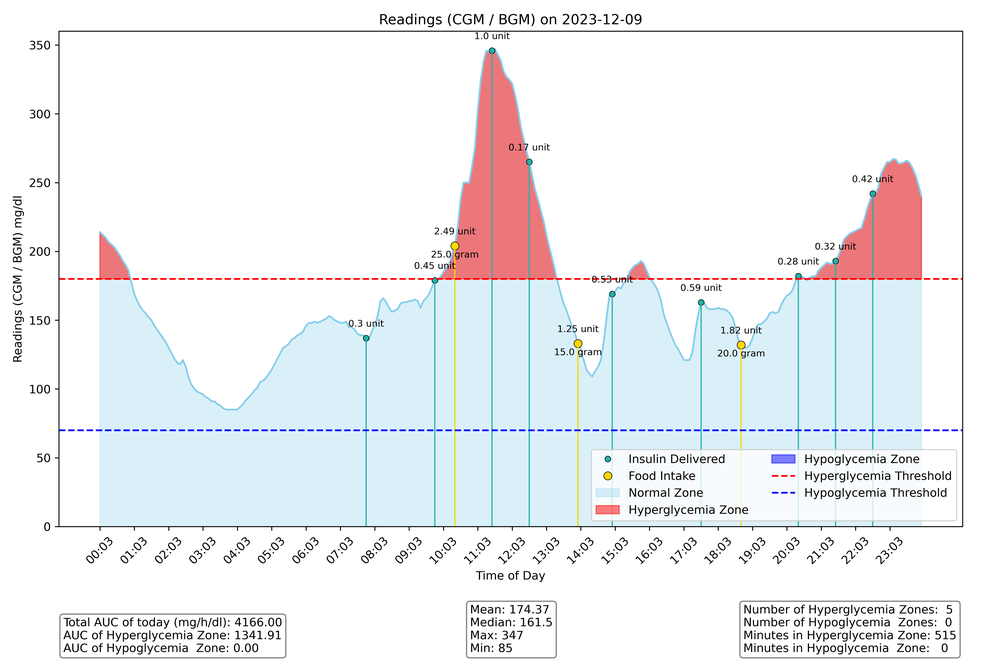
#> input picture graphs/Readings_2023-12-09.png, 1000 x 667 px, shrunk from 5400 x 3600 before the run; its folder holds 4 pictures in this run
$ python crop_bottom.py
#> lines starting #> are read from the running program, lines starting #| are printed output that depends on the picture
from PIL import Image
import os


input_folder = "graphs"


output_folder = "graphs_cropped"
os.makedirs(output_folder, exist_ok=True)


bottom_crop_ratio = 0.15

for filename in os.listdir(input_folder):

    if filename.endswith(".png") or filename.endswith(".jpg"):

        img_path = os.path.join(input_folder, filename)
        img = Image.open(img_path)
#> img is the input picture: PIL image 1000x667 RGBA; mean R, G, B, A 238.2, 239.8, 242, 255

        width, height = img.size
#> width = 1000; height = 667

        crop_height = int(height * bottom_crop_ratio)
#> crop_height = 100

        cropped = img.crop((0, 0, width, height - crop_height))
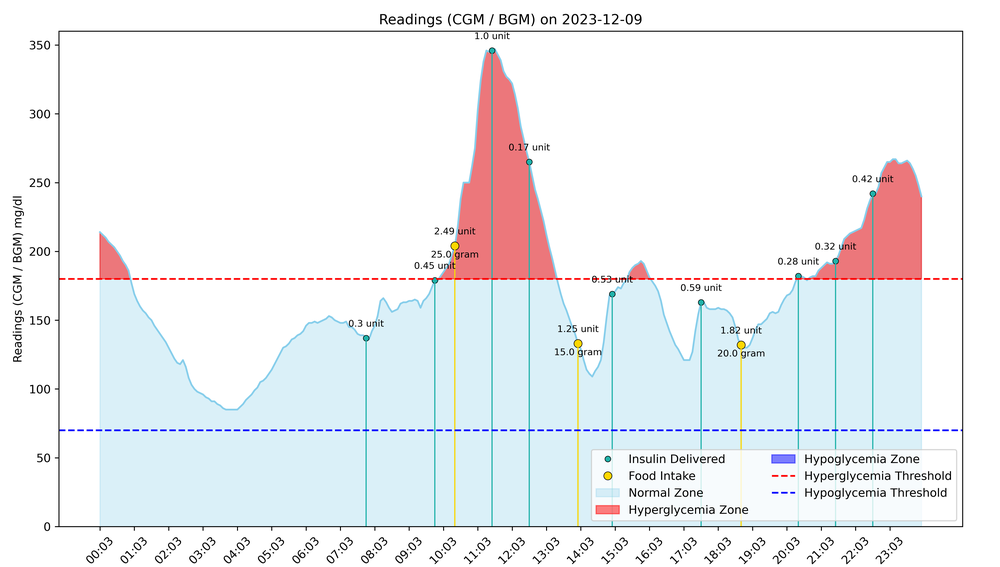
#> cropped: PIL image 1000x567 RGBA; mean R, G, B, A 237.6, 239.5, 242.1, 255

        save_path = os.path.join(output_folder, filename)
        cropped.save(save_path)

        print("Processed:", filename)
#> pass 2 of the loop `for filename in os.listdir(input_folder):`:
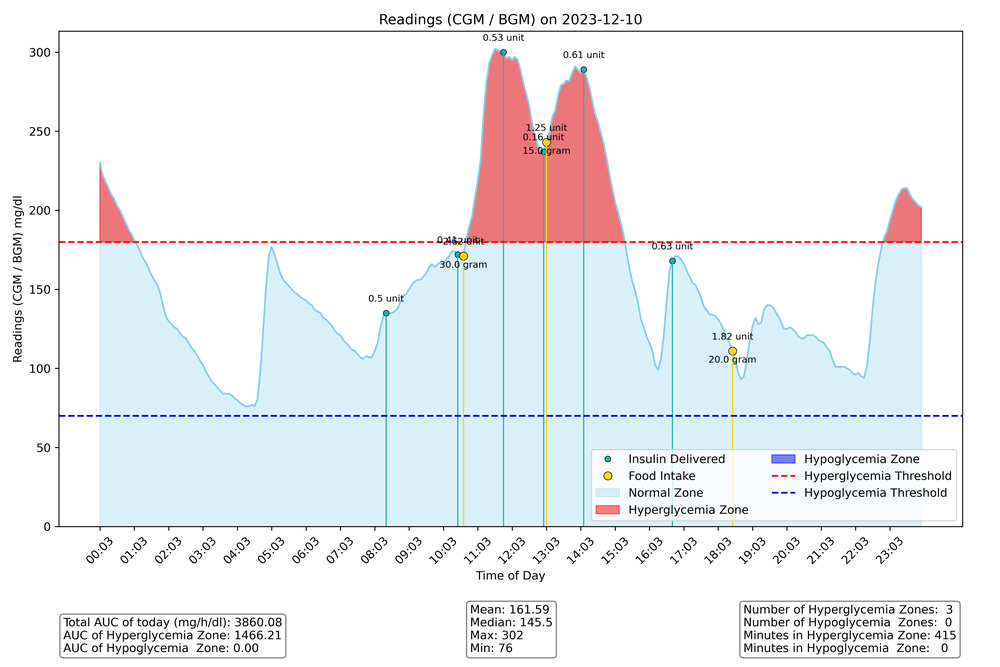
#> input picture graphs/Readings_2023-12-10.png, 1000 x 667 px, shrunk from 5400 x 3600 before the run
#> img is the input picture: PIL image 1000x667 RGBA; mean R, G, B, A 237.6, 239.6, 242, 255
#> `cropped = img.crop((0, 0, width, height - crop_height))`:
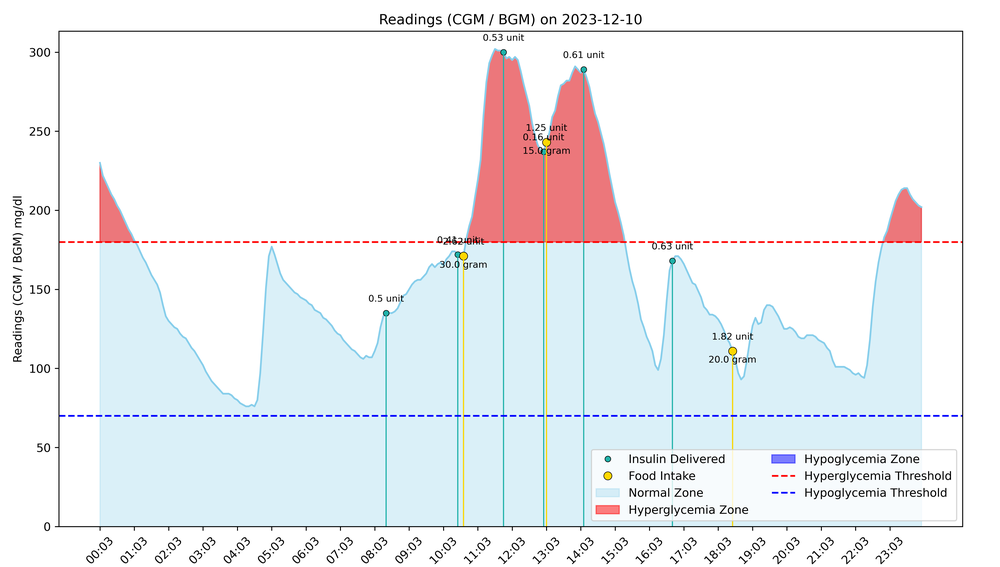
#> cropped: PIL image 1000x567 RGBA; mean R, G, B, A 236.9, 239.3, 242.1, 255
#> pass 3 of the loop `for filename in os.listdir(input_folder):`:
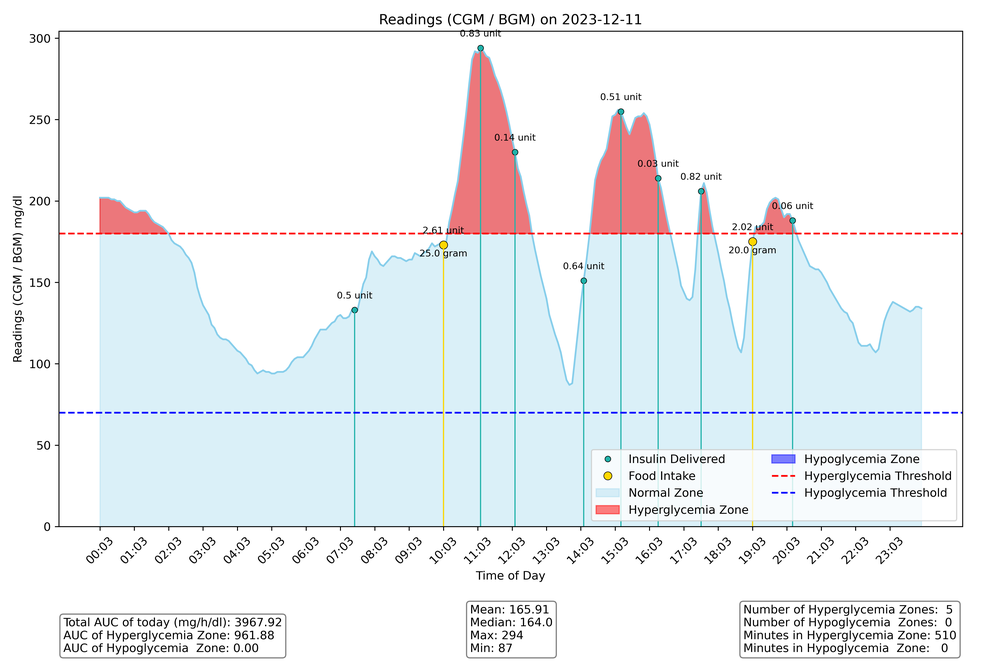
#> input picture graphs/Readings_2023-12-11.png, 1000 x 667 px, shrunk from 5400 x 3600 before the run
#> img is the input picture: PIL image 1000x667 RGBA; mean R, G, B, A 236.6, 240, 242.6, 255
#> `cropped = img.crop((0, 0, width, height - crop_height))`:
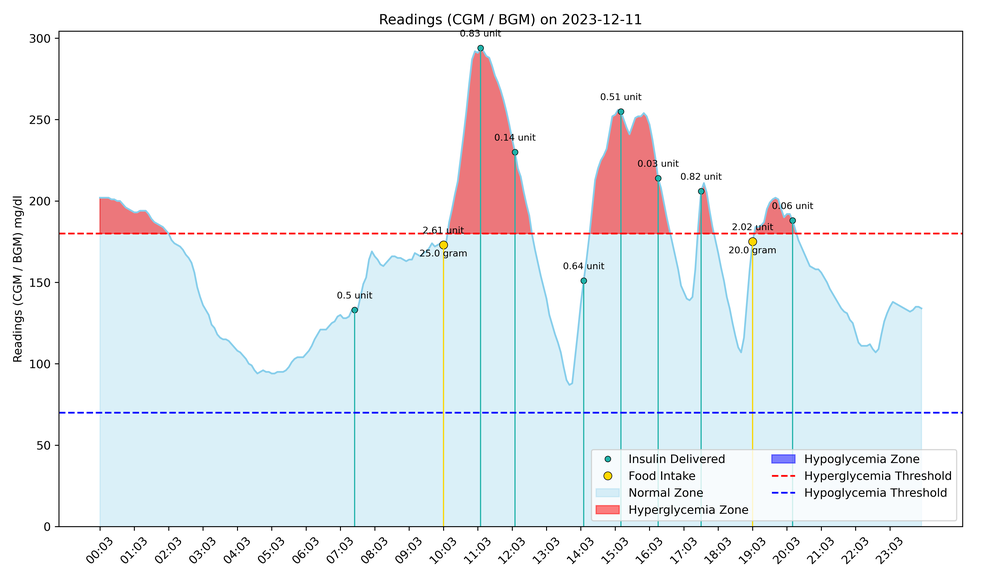
#> cropped: PIL image 1000x567 RGBA; mean R, G, B, A 235.7, 239.8, 242.8, 255
#> the loop made 4 passes; the first 3 are shown

print("All images finished.")
